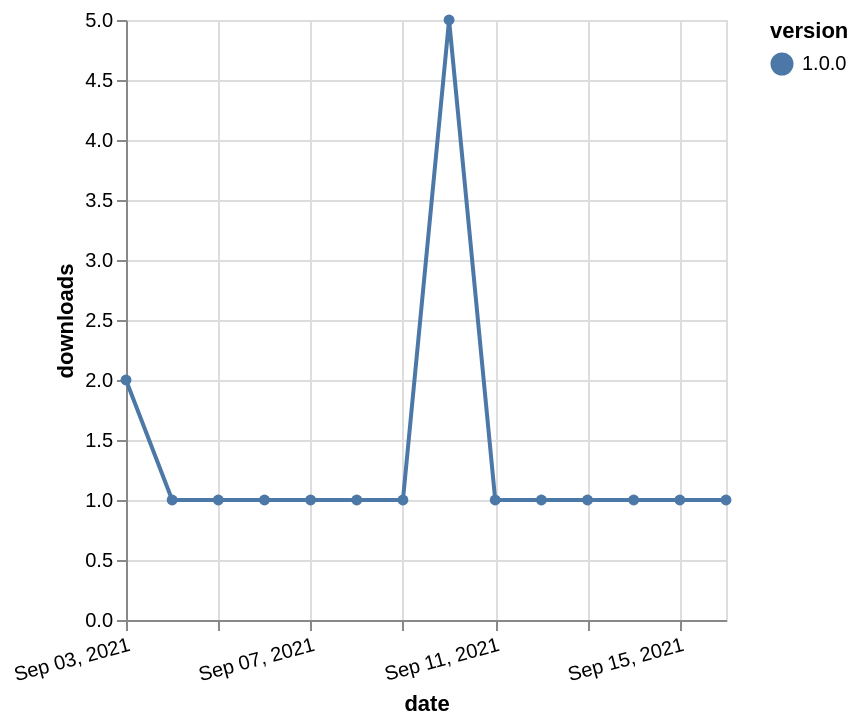

The specification (Vega-Lite) saved for this image:
### Vega-Lite specification from a JSON file in a GitHub repository (floating-point values rounded to 4 significant figures)
{"$schema": "https://vega.github.io/schema/vega-lite/v5.json", "description": "A simple bar chart with embedded data.", "data": {"values": [{"date": "2021-09-03", "total": 125, "delta": 2, "version": "1.0.0"}, {"date": "2021-09-04", "total": 126, "delta": 1, "version": "1.0.0"}, {"date": "2021-09-05", "total": 127, "delta": 1, "version": "1.0.0"}, {"date": "2021-09-06", "total": 128, "delta": 1, "version": "1.0.0"}, {"date": "2021-09-07", "total": 129, "delta": 1, "version": "1.0.0"}, {"date": "2021-09-08", "total": 130, "delta": 1, "version": "1.0.0"}, {"date": "2021-09-09", "total": 131, "delta": 1, "version": "1.0.0"}, {"date": "2021-09-10", "total": 136, "delta": 5, "version": "1.0.0"}, {"date": "2021-09-11", "total": 137, "delta": 1, "version": "1.0.0"}, {"date": "2021-09-12", "total": 138, "delta": 1, "version": "1.0.0"}, {"date": "2021-09-13", "total": 139, "delta": 1, "version": "1.0.0"}, {"date": "2021-09-14", "total": 140, "delta": 1, "version": "1.0.0"}, {"date": "2021-09-15", "total": 141, "delta": 1, "version": "1.0.0"}, {"date": "2021-09-16", "total": 142, "delta": 1, "version": "1.0.0"}]}, "width": "container", "mark": {"type": "line", "point": {"filled": true}}, "encoding": {"x": {"field": "date", "type": "temporal", "timeUnit": "yearmonthdate", "title": "date", "axis": {"labelAngle": -15}}, "y": {"field": "delta", "type": "quantitative", "title": "downloads"}, "color": {"field": "version", "type": "nominal"}, "tooltip": {"field": "delta"}}}
